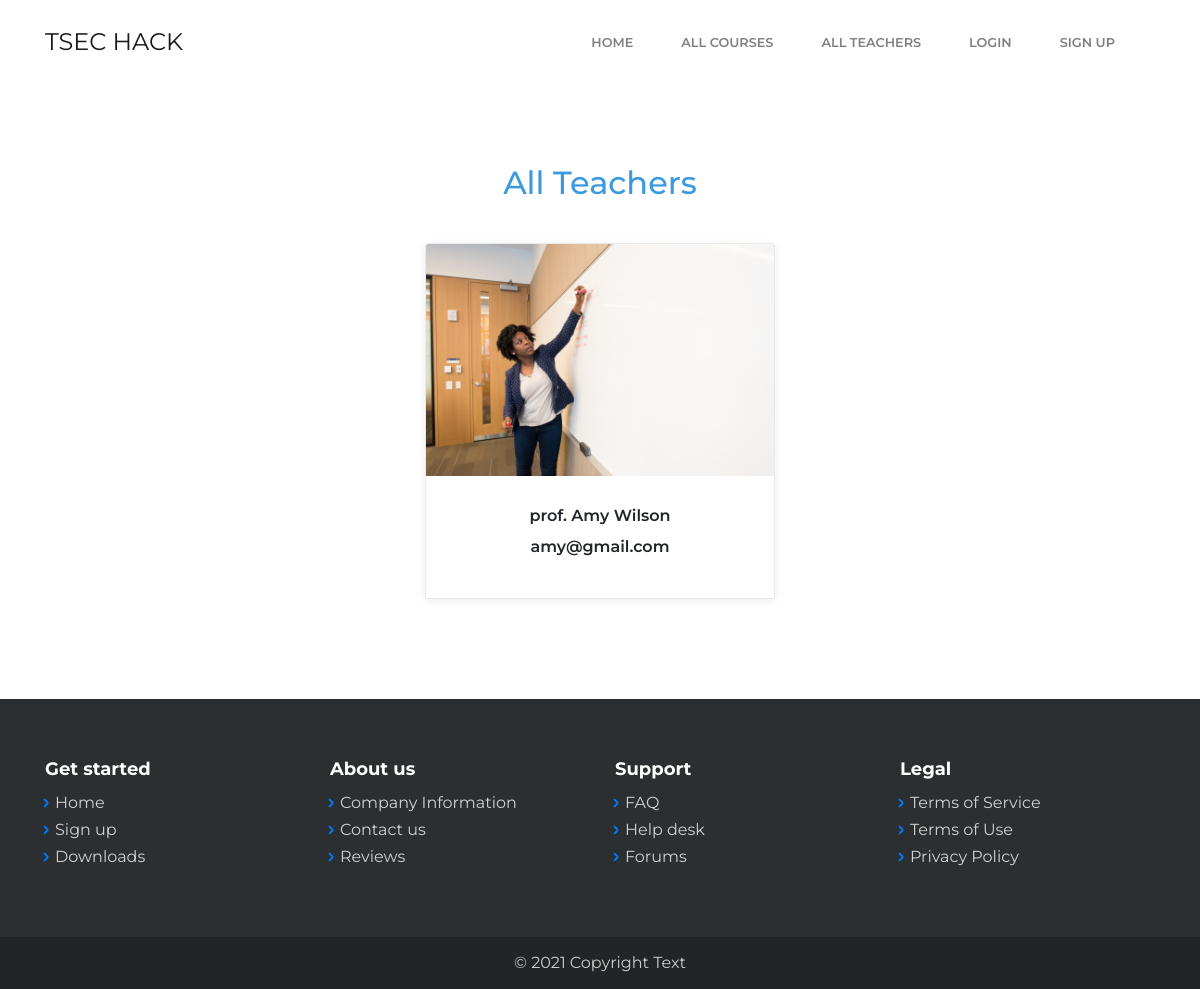
The app's page /teachers/, older data.
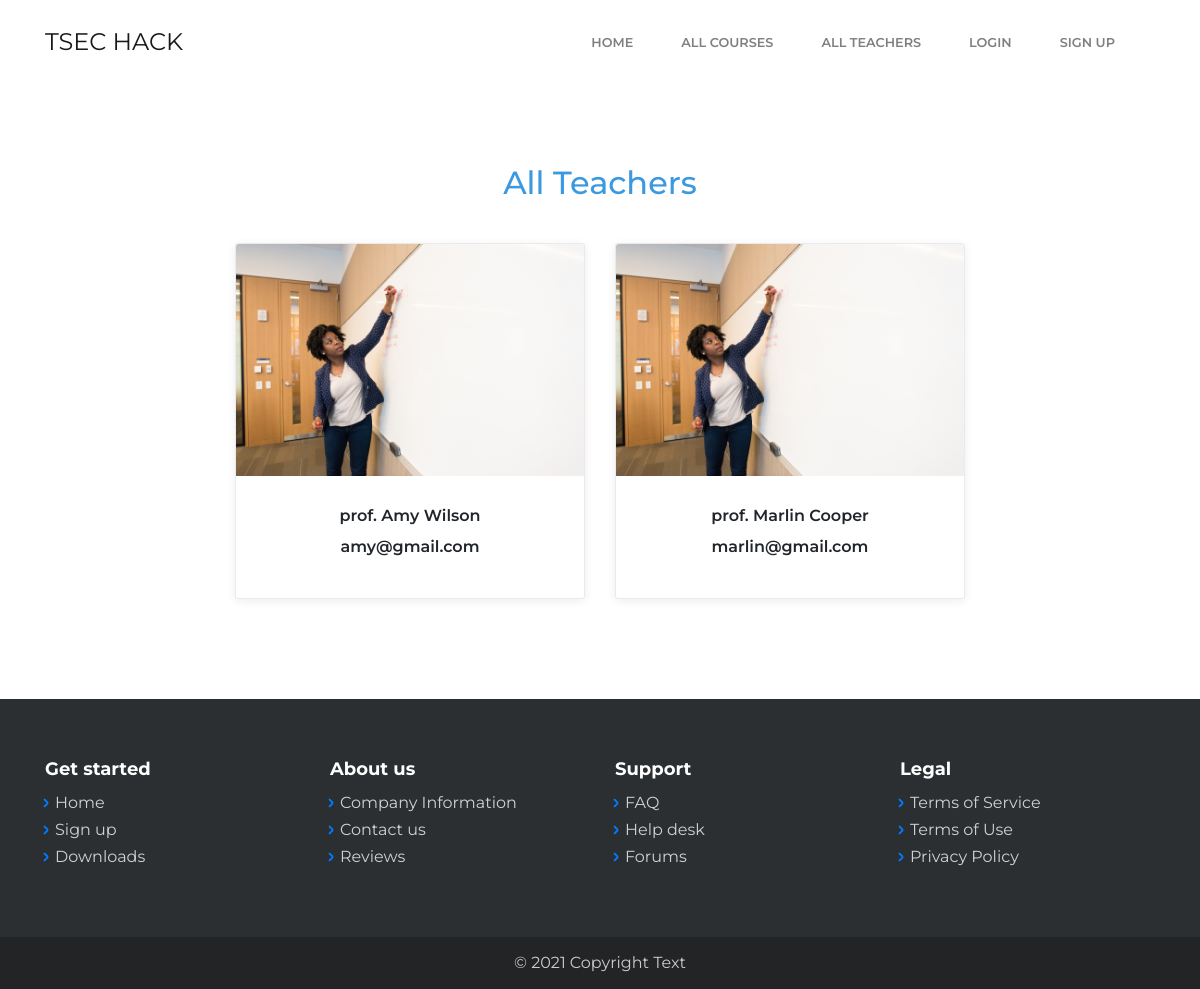
The same page, newer data.
### accounts/models.py (models this page shows, shortened)
class Teacher (models.Model):
    teacher_id = models.AutoField(primary_key=True)
    teacher_name = models.CharField(max_length=100, null=False)
    username = models.CharField(max_length=10, null=False, default ="")
    password =  models.CharField(max_length=10, null=False,default="")
    teacher_image = models.ImageField(upload_to="teacher-images/", default="")
    teacher_email = models.EmailField(max_length=254, default="")
    teacher_phone = models.CharField(max_length=20, default='')
    teacher_dob = models.DateField(auto_now=False, auto_now_add=False)
    course =models.ForeignKey(Course, on_delete=models.CASCADE, default="")

### accounts/views.py (the view)
# urls.py: path("teachers/", views.teachers, name='teachers'),
def teachers(request):
    tech = Teacher.objects.all()
    return render(request, 'teachers.html', {'tech': tech})

### templates/teachers.html (shortened to what this page needs)
{% extends 'base.html' %}
{% load static %}
{% block body %}
    <main class="page">
        <section class="clean-block about-us">
            <div class="container">
                <div class="block-heading">
                    <h2 class="text-info">All Teachers</h2>
                </div>
                <div class="row justify-content-center">
                  {% for tea in tech %}
                    <div class="col-sm-6 col-lg-4">
                        <div class="card text-center clean-card"><img class="card-img-top w-100 d-block" src="/media/{{tea.teacher_image}}">
                            <div class="card-body info">
                                <h4 class="card-title">{{ tea.teacher_name }}</h4>
                                <h4 class="card-title">{{ tea.teacher_email }}</h4>
                            </div>
                        </div>
                    </div>
                    {% endfor %}
                    </div>
                </div>
        </section>
    </main>
{% endblock %}

Row changes from the older to the newer data that the page shows:
added Teacher: teacher_image (picture), teacher_name "prof. Marlin Cooper", teacher_email "marlin@gmail.com"
